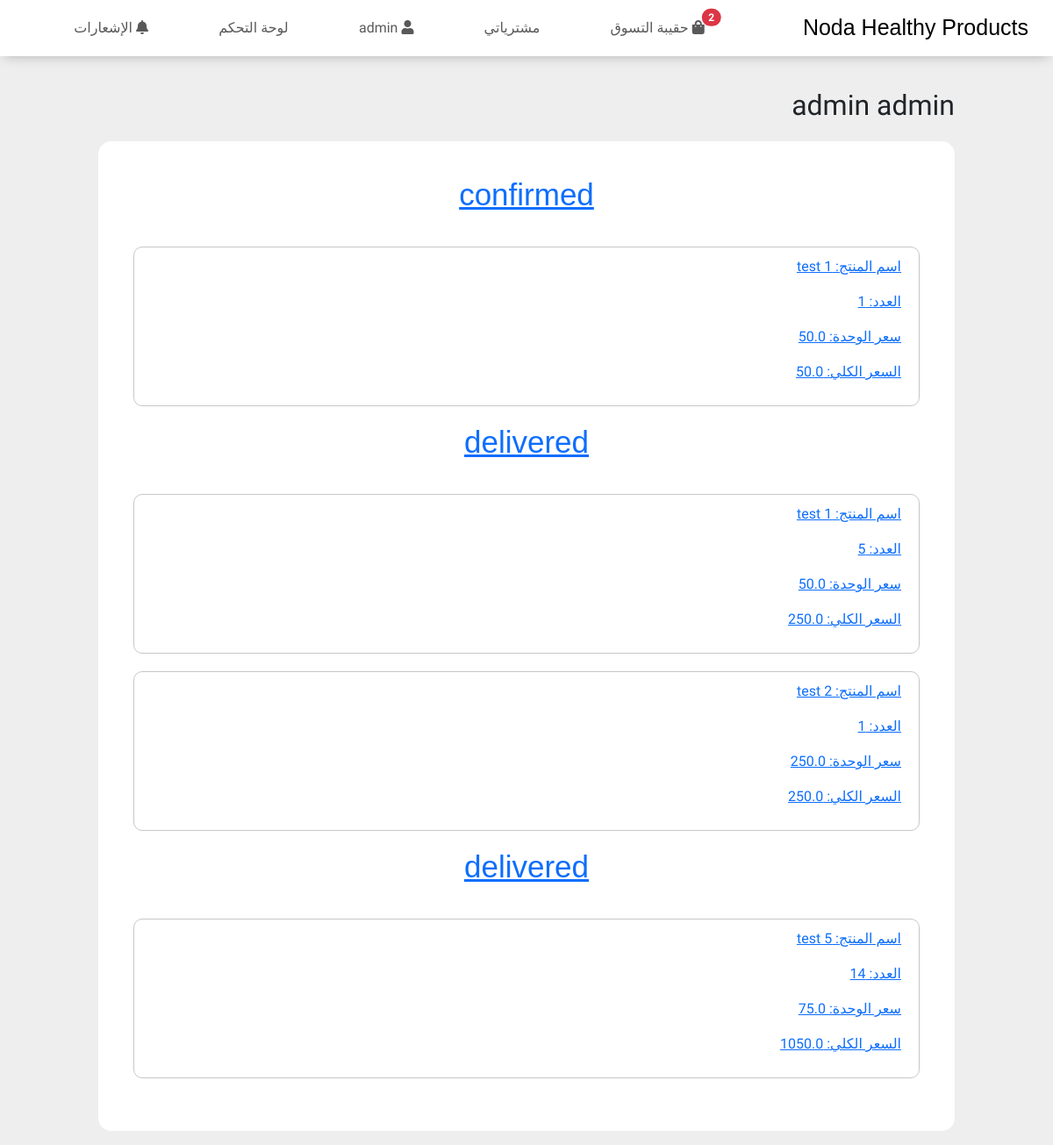
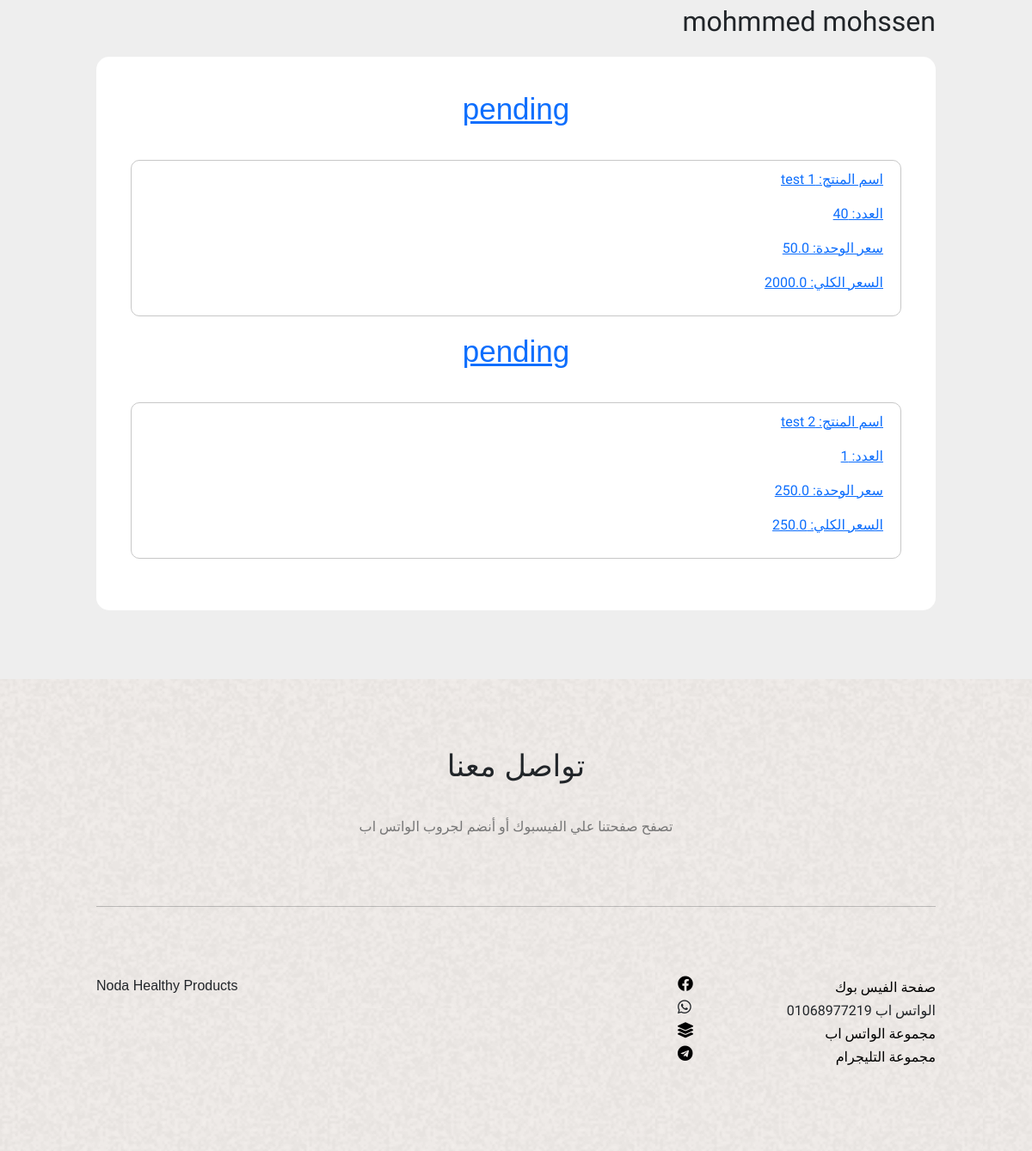
Screenshot of /adminOrders/ (signed in) with the database file from the repository (2 pictures, top to bottom).
### User/models.py (models this page shows)
class User(AbstractBaseUser, PermissionsMixin):
    first_name = models.CharField(max_length=255)
    last_name = models.CharField(max_length=255)
    mobile = models.CharField(unique=True, max_length=50)
    address = models.CharField(max_length=100000)
    city = models.ForeignKey(City, on_delete=models.CASCADE, blank=True, null=True)
    products_in_cart = models.IntegerField(default=0)
    price_in_cart = models.FloatField(default=0)
    is_staff = models.BooleanField(default=True)
    is_active = models.BooleanField(default=True)
    is_superuser = models.BooleanField(default=False)
    is_verified = models.BooleanField(default=False)
    objects = UserManager()
    USERNAME_FIELD = 'mobile'
    REQUIRED_FIELDS = ['first_name', 'last_name']
    def __str__(self):
        return f' {self.first_name} {self.last_name}'
    class Meta:
        verbose_name = 'User'
        verbose_name_plural = 'Users'

### store/models.py (models this page shows, shortened)
class ConfirmedOrder(models.Model):
    user = models.ForeignKey(User, on_delete=models.DO_NOTHING)
    price = models.FloatField(default=0)
    mobile = models.CharField(max_length=50)
    address = models.CharField(max_length=100000)
    city = models.ForeignKey(City, on_delete=models.CASCADE, blank=True, null=True)
    status = models.CharField(choices=(('pending', 'pending'),('shipping', 'shipping'), ('delivered', 'delivered')) ,default='pending', max_length=1000)

class Order(models.Model):
    user = models.ForeignKey(User, on_delete = models.CASCADE)
    product = models.ForeignKey(Product, on_delete=models.CASCADE, related_name='orders')
    conf_order = models.ForeignKey(ConfirmedOrder, on_delete=models.CASCADE, null=True)
    count = models.IntegerField()
    price = models.FloatField()
    is_confirmed = models.BooleanField(default=False)

class Product(models.Model):
    name = models.CharField(max_length=1000)
    description = models.CharField(max_length=1000000)
    price = models.FloatField()
    tags = models.ManyToManyField(Tag)
    image = models.ImageField(upload_to='uploads/%Y/%m/%d/')
    in_the_main_page = models.BooleanField(blank=True)
    def __str__(self):
        return self.name

### store/views.py (the view)
# urls.py: path('adminOrders/', views.adminOrders, name='adminOrders'),
def adminOrders(request):
    if request.user.is_superuser:
        d = dict()
        for i in ConfirmedOrder.objects.all():
            print("welcome............................................................")
            if i.user not in list(d.keys()):
                d[i.user] = dict()
            if i not in list(d[i.user].keys()):
                d[i.user][i] = list()
            d[i.user][i] = Order.objects.filter(conf_order=i)
        return render(request, 'adminOrders.html', {"all_orders": d})
    else: return redirect('/')

### templates/adminOrders.html
{% extends 'base.html' %}
{% load static %}
{% block style %}
  <link rel="stylesheet" href="{% static 'css/adminOrders.css' %}">
{% endblock %}
{% block content %}
  <div class="all-users-purchased-orders">
    <div class="container">
      {% for user, conf_orders in all_orders.items %}
        <h1>{{ user }}</h1>
        <div class="user-orders">
          {% for conf_order, orders in conf_orders.items %}
            <a class="conf" href="/adminConfOrderDetails/{{ conf_order.id }}">
              <h2>{{ conf_order.status }}</h2>
              {% for order in orders %}
                <div class="order">
                  <p>اسم المنتج:    {{ order.product }}         </p>
                  <p>العدد:         {{ order.count }}           </p>
                  <p>سعر الوحدة:    {{ order.product.price }}   </p>
                  <p>السعر الكلي:   {{ order.price }}            </p>
                </div>
              {% endfor %}
            </a>
          {% endfor %}
        </div>
      {% endfor %}
    </div>
  </div>
{% endblock %}

### templates/base.html (shortened to what this page needs)
{% load static %}
<!DOCTYPE html>
<html lang="en">
  <head>
    <link rel="stylesheet" href="{% static 'icons/css/all.min.css'%}" />
    <link rel="stylesheet" href="{% static 'css/bootstrap.min.css'%}" />
    <link rel="stylesheet" href="{% static 'css/normalize.css'%}" />
    <link rel="stylesheet" href="{% static 'css/style.css'%}" />
    <link rel="stylesheet" href="{% static 'css/nav.css'%}" />
    <link rel="stylesheet" href="{% static 'css/contact.css'%}" />
    {% block style %}
    {% endblock %}
  </head>
  <body>
    <nav class="navbar navbar-expand-lg sticky-top bg-body-tertiary">
      <div class="container-fluid">
        <a class="navbar-brand" href="/">Noda Healthy Products</a>
        <div class="collapse navbar-collapse" id="navbarSupportedContent">
          <ul class="navbar-nav mb-2 mb-lg-0">
            <li>
              <a class="nav-link position-relative" href="/cart">
                <i class="fa fa-shopping-bag"></i>
                حقيبة التسوق
                <span class="position-absolute start-100 translate-middle badge rounded-pill bg-danger">
                  {{ user.products_in_cart }}
                </span>
              </a>
            </li>
            <li class="nav-item">
              <a class="nav-link" href="/myOrders">
                مشترياتي
              </a>
            </li>
            {% if user.is_authenticated %}
              <li class="nav-item">
                <a class="nav-link" href="/profile">
                  <i class="fa fa-user"></i>
                  {{ user.first_name }}
                </a>
              </li>
            {% endif %}
            {% if user.is_superuser %}
              <li class="nav-item">
                <a class="nav-link" href="/adminOrders">
                  لوحة التحكم
                </a>
              </li>
            {% endif %}
            <li class="nav-item">
              <a class="nav-link" href="/notifications">
                <i class="fa fa-bell"></i>
                الإشعارات
              </a>
            </li>
          </ul>
        </div>
      </div>
    </nav>
    <main>
        {% block content %}
        {% endblock %}
    </main>
    <div class="contact">
      <div class="container">
        <h2>تواصل معنا</h2>
        <p>تصفح صفحتنا علي الفيسبوك أو أنضم لجروب الواتس اب</p>
        <hr />
        <footer>
          <div class="logo">Noda Healthy Products</div>
          <ul>
            <li>
              <a
                target="_blank"
                href="https://www.facebook.com/groups/1544081465733863/"
              >
                <label>صفحة الفيس بوك</label>
                <i class="fab fa-facebook"></i>
              </a>
            </li>
            <li>
              <a>
                <label>الواتس اب 01068977219</label>
                <i class="fab fa-whatsapp"></i>
              </a>
            </li>
            <li>
              <a
                target="_blank"
                href="https://chat.whatsapp.com/JFMbo2s9Hi63xrJxxHo6tD"
              >
                <label>مجموعة الواتس اب</label>
                <i class="fa fa-layer-group"></i>
              </a>
            </li>
            <li>
              <a target="_blank" href="https://t.me/+Q6Xk0FG2idg0NzZk">
                <label>مجموعة التليجرام</label>
                <i class="fab fa-telegram"></i>
              </a>
            </li>
          </ul>
        </footer>
      </div>
    </div>
  </body>
</html>

### static/css/style.css (style rules this page uses)
:root { --color1: url('../imgs/background.png'); --color2: #E5F8E9; --color3: #DBDCFE; --header-font: 'Gill Sans', 'Gill Sans MT', Calibri, 'Trebuchet MS', sans-serif; --text-font: "Cairo", Verdana, Geneva, Tahoma, sans-serif; }
* { box-sizing: border-box; }
body { font-family: var(--text-font); }
.container { width: 1000px; height: 100%; margin: 0 auto; }
h2 { text-align: center; font-size: 35px; padding-bottom: 30px; font-family: var(--header-font); }
@media (min-width: 768px) { .container { width: 690px } }
@media (min-width: 992px) { .container { width: 900px } }
@media (min-width: 1200px) { .container { width: 1000px } }

### static/css/nav.css (style rules this page uses)
nav.bg-body-tertiary { direction: rtl; position: fixed; width: 100%; background-color: #fff !important; box-shadow: 0px 5px 13px -5px rgba(0, 0, 0, 0.26); }
nav ul { width: 100%; display: flex; justify-content: space-evenly; }
nav a.navbar-brand { font-family: var(--header-font); font-size: 25px; color: #000; }

### static/css/contact.css (style rules this page uses)
.contact { background: var(--color1); padding: 80px 0; }
.contact p { text-align: center; color: #777 }
.contact hr { margin: 80px 0; }
.contact footer { display: flex; justify-content: space-between; }
.contact footer .logo { font-family: var(--header-font); }
.contact footer ul li { list-style: none; }
.contact footer ul li a { color: #000; line-height: 1.7; width: 300px; text-decoration: none; display: flex; justify-content: space-between; direction: rtl; }
.contact footer ul li a label { cursor: pointer; }
.contact footer ul li a i { font-size: large; }

### static/css/adminOrders.css (style rules this page uses)
.all-users-purchased-orders { background: #eee; padding: 80px 0; direction: rtl; }
.all-users-purchased-orders .user-orders { background: #fff; border-radius: 15px; padding: 40px; }
.all-users-purchased-orders .user-orders .order { border: 1px solid #c7c7c7; border-radius: 10px; padding: 10px 20px; margin: 0 0 20px; }

### rows the page displays
User: products_in_cart "2", first_name "admin", first_name+last_name "admin admin"
ConfirmedOrder: status "confirmed"
Order: product "test 1", count "1", product.price "50.0", price "50.0"
ConfirmedOrder: status "delivered"
Order: product "test 1", count "5", product.price "50.0", price "250.0"
Order: product "test 2", count "1", product.price "250.0", price "250.0"
ConfirmedOrder: status "delivered"
Order: product "test 5", count "14", product.price "75.0", price "1050.0"
User: first_name+last_name "mohmmed mohssen"
ConfirmedOrder: status "pending"
Order: product "test 1", count "40", product.price "50.0", price "2000.0"
ConfirmedOrder: status "pending"
Order: product "test 2", count "1", product.price "250.0", price "250.0"
